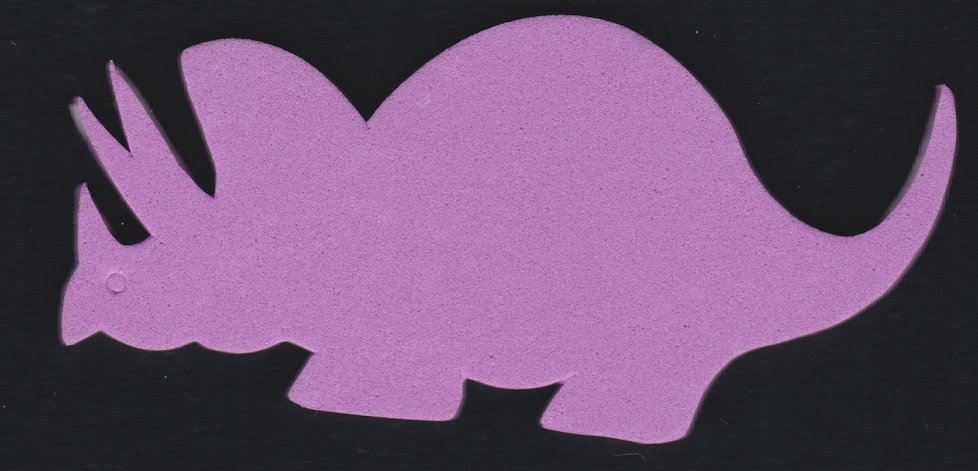
#> input picture testimages/dino5.png, 978 x 471 px, found by its file name
$ python blobDetection.py
#> lines starting #> are read from the running program, lines starting #| are printed output that depends on the picture; after the words box and inside, x2 and y2 are one past the last pixel; in counts of white or black regions, pixels touching at a corner belong together
import cv2
import numpy as np

class BlobDetector:
    frame=0
    lower_pink_hue_range=0
    tempimage=0
    imageBlob=0

    #Adjust these for the right values (adjust these again for realtime data)
    boundaries = [([50,50,50], [255,255,255]), ([100,100,100], [120,255,255])]

    lowthresh_lower = np.array(boundaries[0][0], dtype = "uint8")
    lowthresh_upper = np.array(boundaries[0][1], dtype = "uint8")

    highthresh_lower = np.array(boundaries[1][0], dtype = "uint8")
    highthresh_upper = np.array(boundaries[1][1], dtype = "uint8")


    def erodeanddilate(self, image, erosionCount, dilationCount):
        erode = cv2.erode(image, None, iterations = erosionCount)
        dilate = cv2.dilate(erode,None,iterations = dilationCount)
        return dilate

    def blobDetect(self):
        #TODO:To be done
        self.imageBlob=self.tempimage


    def thresholderodeanddilate(self):
        #Do this again to get the upper threshold (Double threshold is the norm)
        self.lower_pink_hue_range=cv2.inRange(self.frame, self.lowthresh_lower, self.lowthresh_upper)
        self.tempimage=self.erodeanddilate(self.lower_pink_hue_range, 2, 10)


    def getBlob(self, image):
        self.frame = cv2.cvtColor(image, cv2.COLOR_BGR2HSV)
        self.thresholderodeanddilate()
        self.blobDetect()

#An example on how to use this class. Remove this when implemented in the main code
bdetect=BlobDetector()
inputImage=cv2.imread('/home/aditya/Projects/HumanDinoClassifier/testimages/dino5.png')
#> inputImage is the input picture: shape (471, 978, 3); mean B, G, R 113.3, 80.3, 109.7
bdetect.getBlob(inputImage)
#> in getBlob, `self.frame = cv2.cvtColor(image, cv2.COLOR_BGR2HSV)`: self.frame: shape (471, 978, 3); mean H, S, V 131.3, 62.5, 113.7
#> in thresholderodeanddilate, `self.lower_pink_hue_range=cv2.inRange(self.frame, self.lowthresh_lower..`:
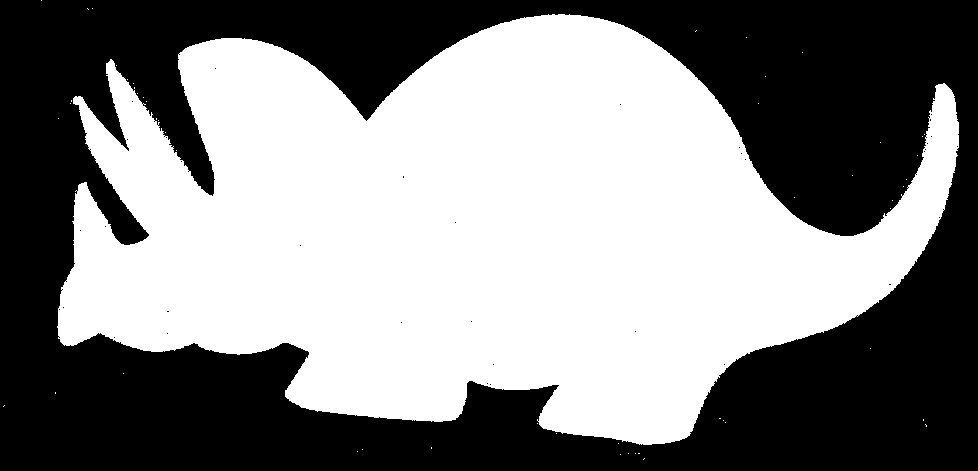
#> self.lower_pink_hue_range: shape (471, 978); 52.3% white; 37 black regions (36 under 20 px), largest, box (x1, y1, x2, y2) and area: (0, 0, 978, 471) 219603
#> in erodeanddilate, `erode = cv2.erode(image, None, iterations = erosionCount)`:
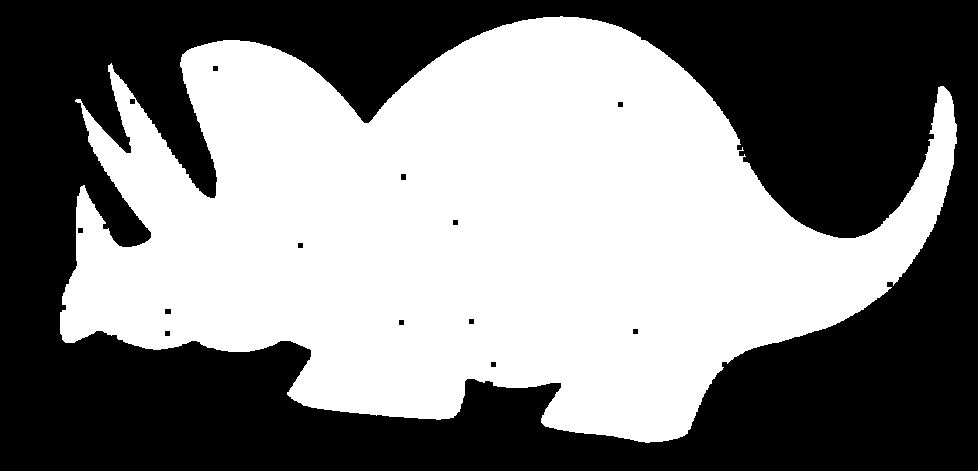
#> erode: shape (471, 978); 50.3% white; 14 black regions, largest, box (x1, y1, x2, y2) and area: (0, 0, 978, 471) 228503, (401, 174, 406, 180) 30, (165, 309, 171, 314) 30
#> in erodeanddilate, `dilate = cv2.dilate(erode,None,iterations = dilationCount)`:
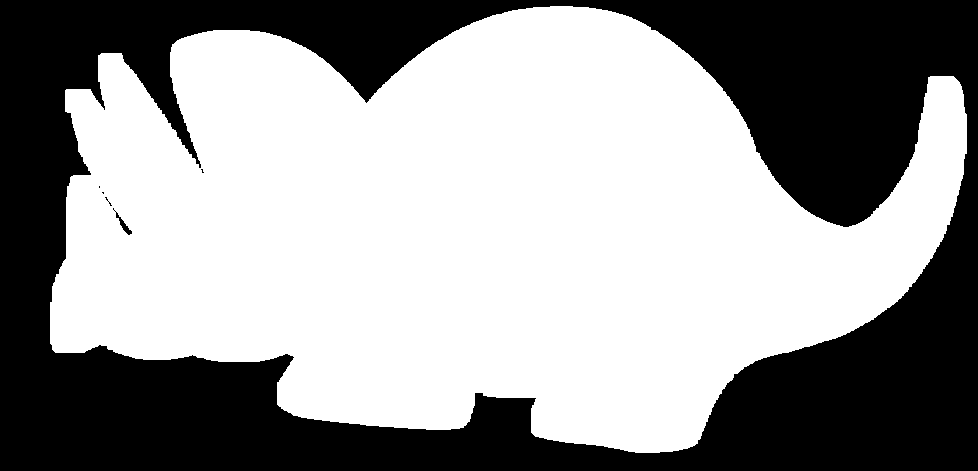
#> dilate: shape (471, 978); 59.3% white; 6 black regions (4 under 20 px), largest, box (x1, y1, x2, y2) and area: (0, 0, 978, 471) 187307, (113, 208, 132, 235) 104
cv2.imshow(bdetect.imageBlob)
cv2.waitKey(0)

$ run again, with testimages/dino1.png copied over testimages/dino5.png
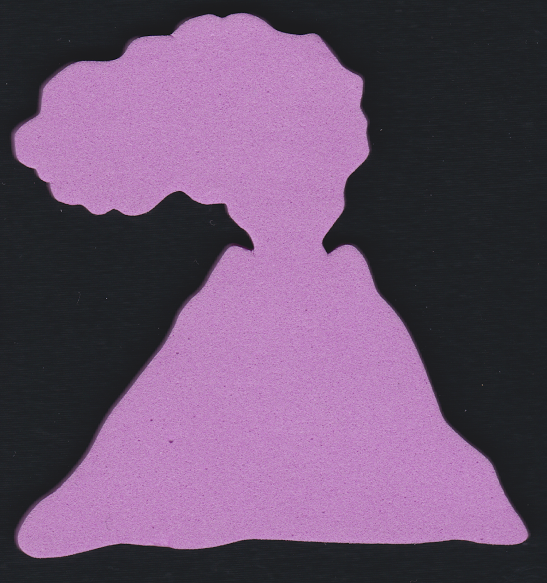
#> input picture testimages/dino1.png, 547 x 583 px, found by its file name
#> inputImage is the input picture: shape (583, 547, 3); mean B, G, R 110.6, 81.2, 107
#> self.frame: shape (583, 547, 3); mean H, S, V 129.4, 57.5, 110.9
#> in thresholderodeanddilate, `self.lower_pink_hue_range=cv2.inRange(self.frame, self.lowthresh_lower..`:
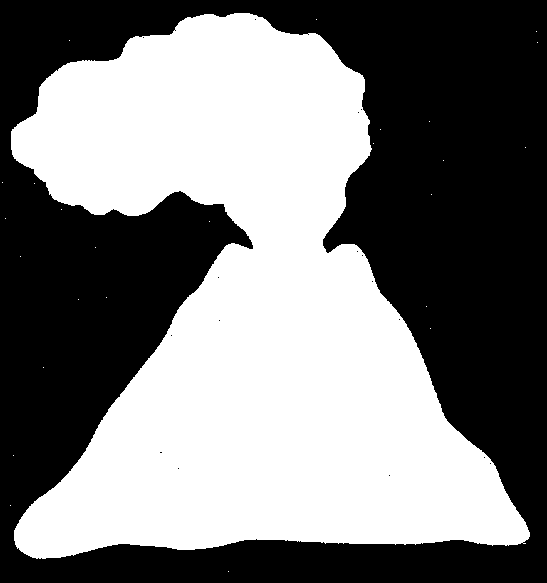
#> self.lower_pink_hue_range: shape (583, 547); 48.9% white; 26 white regions (25 under 20 px), largest, box (x1, y1, x2, y2) and area: (11, 13, 530, 559) 156022
#> erode: shape (583, 547); 47% white; 1 white region, box (x1, y1, x2, y2) and area: (13, 15, 528, 556) 149996
#> in erodeanddilate, `dilate = cv2.dilate(erode,None,iterations = dilationCount)`:
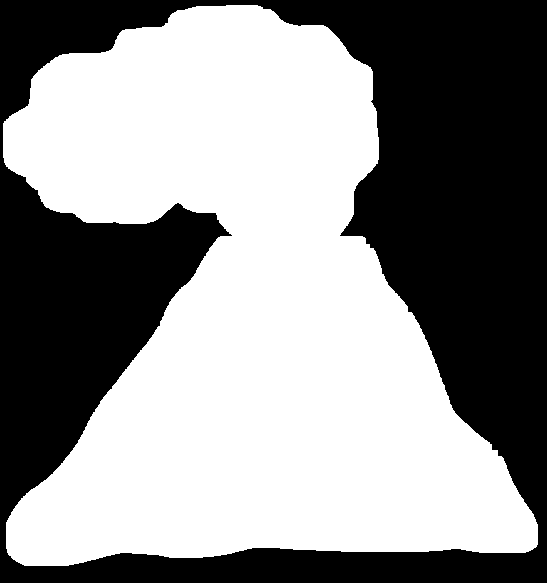
#> dilate: shape (583, 547); 56% white; 1 black region, box (x1, y1, x2, y2) and area: (0, 0, 547, 583) 140336

$ run again, with testimages/dino2.png copied over testimages/dino5.png
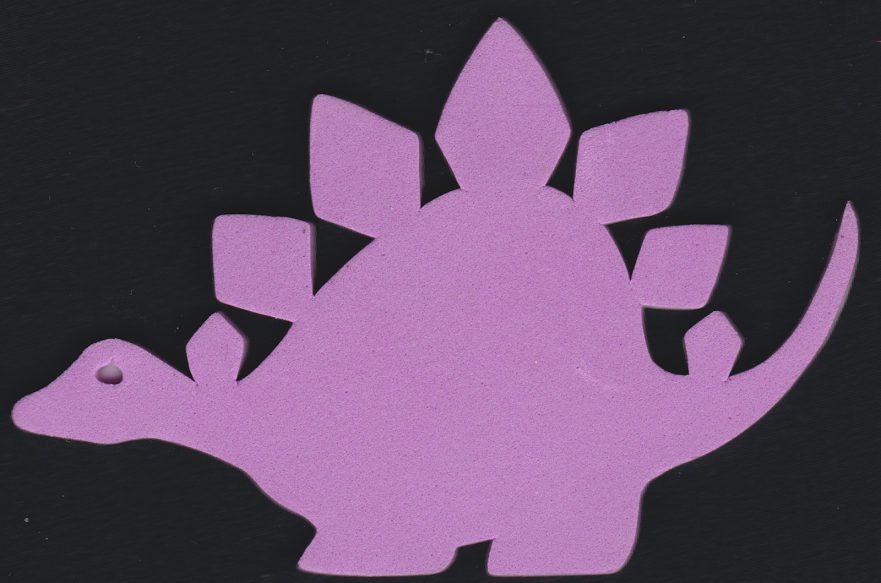
#> input picture testimages/dino2.png, 881 x 583 px, found by its file name
#> inputImage is the input picture: shape (583, 881, 3); mean B, G, R 101.8, 74.4, 97.7
#> self.frame: shape (583, 881, 3); mean H, S, V 127.6, 57.6, 102
#> in thresholderodeanddilate, `self.lower_pink_hue_range=cv2.inRange(self.frame, self.lowthresh_lower..`:
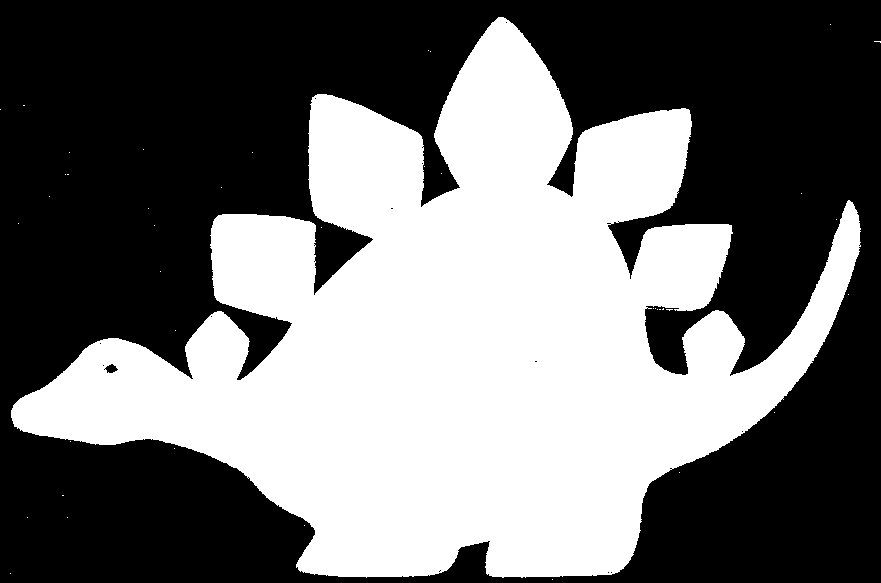
#> self.lower_pink_hue_range: shape (583, 881); 44% white; 41 white regions (40 under 20 px), largest, box (x1, y1, x2, y2) and area: (11, 17, 861, 578) 225774
#> erode: shape (583, 881); 41.9% white; 1 white region, box (x1, y1, x2, y2) and area: (13, 19, 858, 575) 214977
#> in erodeanddilate, `dilate = cv2.dilate(erode,None,iterations = dilationCount)`:
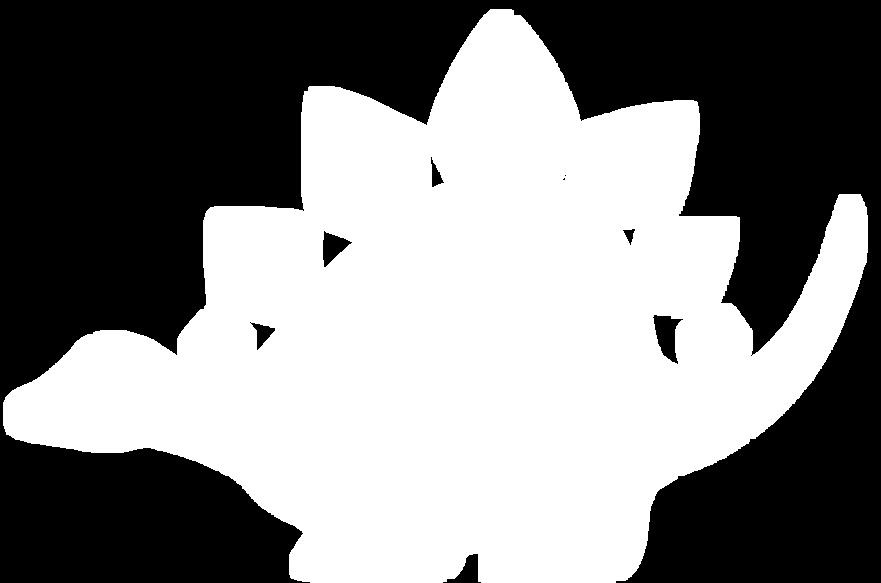
#> dilate: shape (583, 881); 51.3% white; 9 black regions (2 under 20 px), largest, box (x1, y1, x2, y2) and area: (0, 0, 881, 583) 247988, (653, 315, 683, 364) 784, (323, 231, 352, 267) 531
